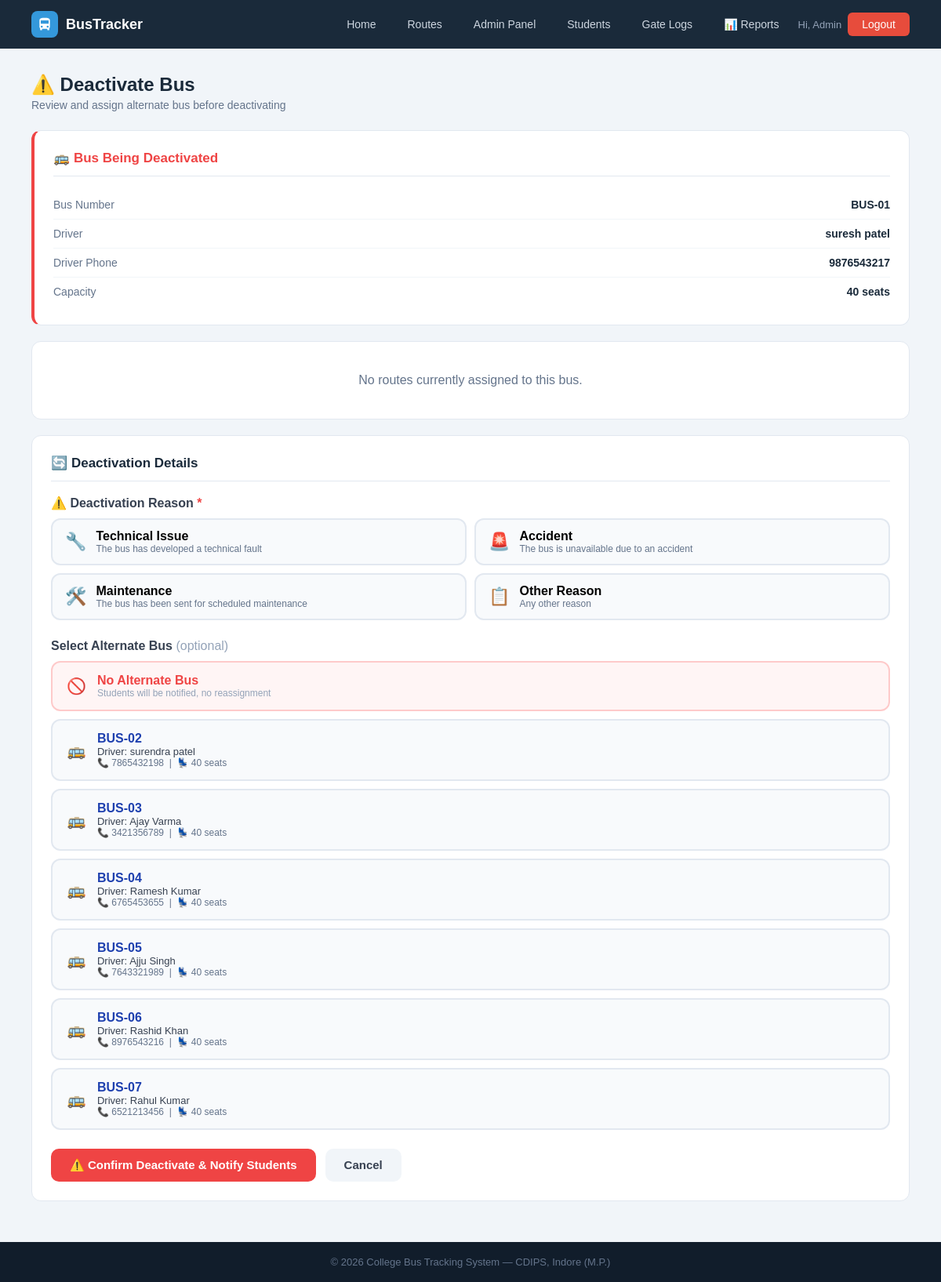
The app's page /admin/bus-status/20/inactive (signed in), older data.
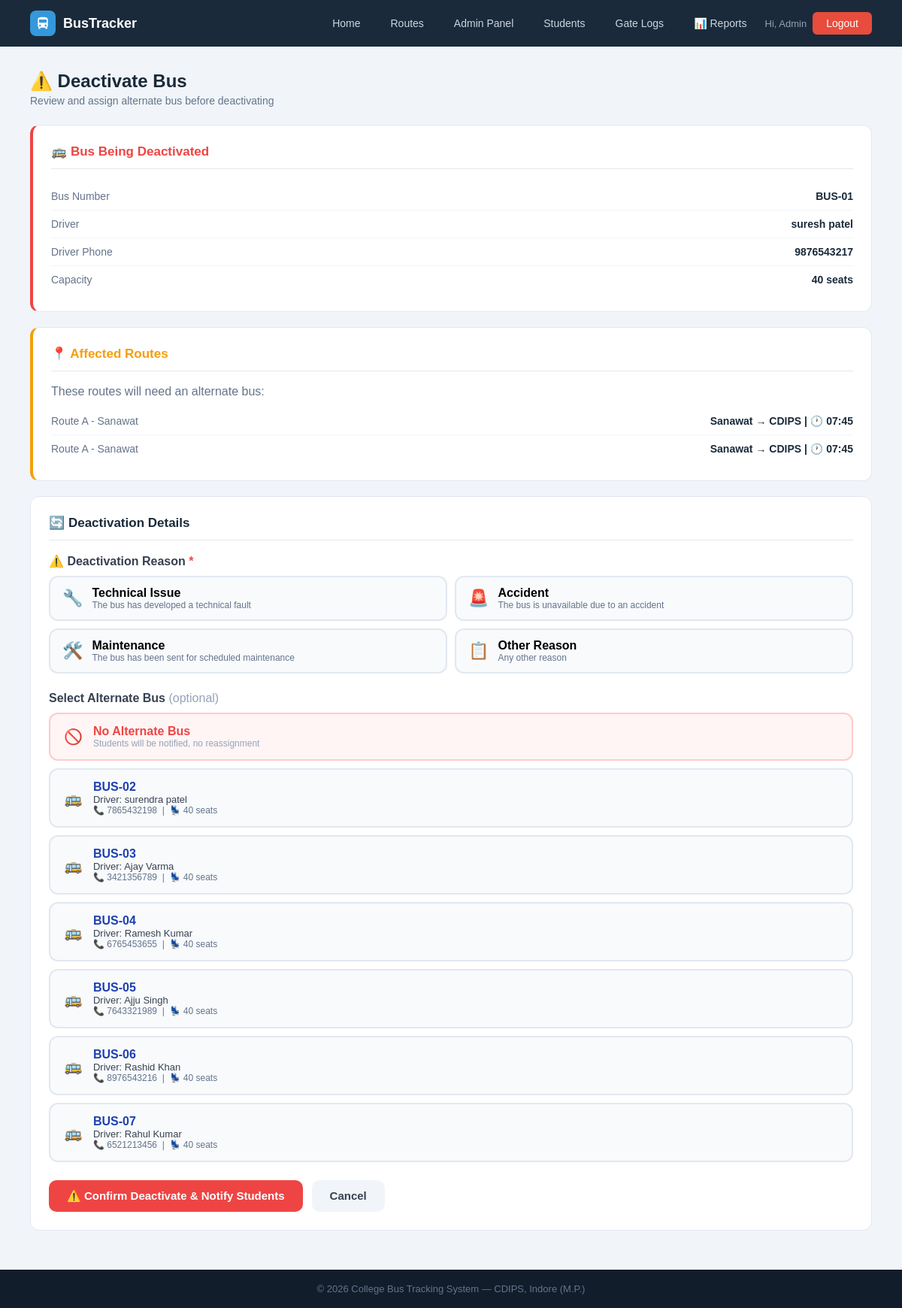
The same page, newer data.
### tables this page shows
CREATE TABLE buses (
        id INTEGER PRIMARY KEY AUTOINCREMENT,
        bus_number TEXT UNIQUE NOT NULL, driver_name TEXT NOT NULL,
        driver_phone TEXT, capacity INTEGER DEFAULT 40,
        status TEXT DEFAULT 'active',
        current_lat REAL DEFAULT 22.7196, current_lng REAL DEFAULT 75.8577, driver_address TEXT);

CREATE TABLE routes (
        id INTEGER PRIMARY KEY AUTOINCREMENT,
        route_name TEXT NOT NULL, bus_id INTEGER,
        start_point TEXT, end_point TEXT,
        departure_time TEXT, arrival_time TEXT, stops TEXT, original_bus_id INTEGER,
        FOREIGN KEY(bus_id) REFERENCES buses(id));

### app.py (the view, shortened to what this page needs)
@app.route('/admin/bus-status/<int:bid>/<status>', methods=['GET','POST'])
@admin_required
def bus_status(bid, status):
    db = get_db()
    bus = db.execute("SELECT * FROM buses WHERE id=?", (bid,)).fetchone()
    if not bus:
        flash('Bus not found.', 'error')
        db.close()
        return redirect(url_for('admin_dashboard'))
    if status == 'inactive':
        if request.method == 'GET':
            affected_routes = db.execute(
                "SELECT * FROM routes WHERE bus_id=?", (bid,)
            ).fetchall()
            active_buses = db.execute(
                "SELECT * FROM buses WHERE status='active' AND id!=?", (bid,)
            ).fetchall()
            db.close()
            return render_template(
                'deactivate_confirm.html',
                bus=bus,
                affected_routes=affected_routes,
                active_buses=active_buses
            )
    return redirect(url_for('admin_dashboard')+'#buses')

### app.py (called while the page is built, shortened)
def get_db():
    conn = sqlite3.connect(DB)
    conn.row_factory = sqlite3.Row
    return conn

def admin_required(f):
    @wraps(f)
    def dec(*a, **kw):
        if 'admin' not in session:
            flash('Admin access required.', 'error')
            return redirect(url_for('admin_login'))
        return f(*a, **kw)
    return dec

@app.context_processor
def inject_notifications():
    return dict(notifications=[], unread_count=0)

### templates/deactivate_confirm.html (shortened to what the changed rows need)
{% extends "base.html" %}
{% block content %}
<div class="page">
    <div class="page-header">
        <h1>⚠️ Deactivate Bus</h1>
    </div>
    <div class="panel" style="border-left: 4px solid #ef4444;">
        <h2 style="color:#ef4444;">🚌 Bus Being Deactivated</h2>
    </div>
    {% if affected_routes %}
    <div class="panel" style="border-left: 4px solid #f59e0b;">
        <h2 style="color:#f59e0b;">📍 Affected Routes</h2>
        <p style="color:#64748b;margin-bottom:12px;">These routes will need an alternate bus:</p>
        {% for r in affected_routes %}
        <div class="info-row">
            <span class="key">{{ r.route_name }}</span>
            <span class="val">{{ r.start_point }} → {{ r.end_point }} | 🕐 {{ r.departure_time }}</span>
        </div>
        {% endfor %}
    </div>
    {% else %}
    <div class="panel">
        <p style="color:#64748b;text-align:center;padding:16px;">No routes currently assigned to this bus.</p>
    </div>
    {% endif %}
    <div class="panel">
        <h2>🔄 Deactivation Details</h2>
        <form method="POST" action="{{ url_for('bus_status', bid=bus.id, status='inactive') }}">
            <div style="margin-bottom:20px;">
                {% if active_buses %}
                <div class="alt-bus-list">
                    {% for b in active_buses %}
                    <label class="alt-bus-option">
                        <div class="alt-bus-card">
                            <span style="font-size:20px">🚌</span>
                            <div>
                                <div style="font-weight:600;color:#1e40af;">{{ b.bus_number }}</div>
                                <div style="font-size:13px;color:#374151;">Driver: {{ b.driver_name }}</div>
                                <div style="font-size:12px;color:#64748b;">📞 {{ b.driver_phone or 'N/A' }} &nbsp;|&nbsp; 💺 {{ b.capacity }} seats</div>
                            </div>
                        </div>
                    </label>
                    {% endfor %}
                </div>
                {% else %}
                <div style="background:#fef2f2;border:1px solid #fecaca;border-radius:10px;padding:16px;color:#dc2626;">
                    ❌ No active buses available for alternate assignment.
                </div>
                {% endif %}
            </div>
        </form>
    </div>
</div>
{% endblock %}

Row changes from the older to the newer data that the page shows:
added routes: route_name "Route A - Sanawat", start_point "Sanawat", end_point "CDIPS", departure_time "07:45"
added routes: route_name "Route A - Sanawat", start_point "Sanawat", end_point "CDIPS", departure_time "07:45"
Text that changed along with them:
text no longer shown: "No routes currently assigned to this bus."
text now shown: "📍 Affected Routes These routes will need an alternate bus:"
